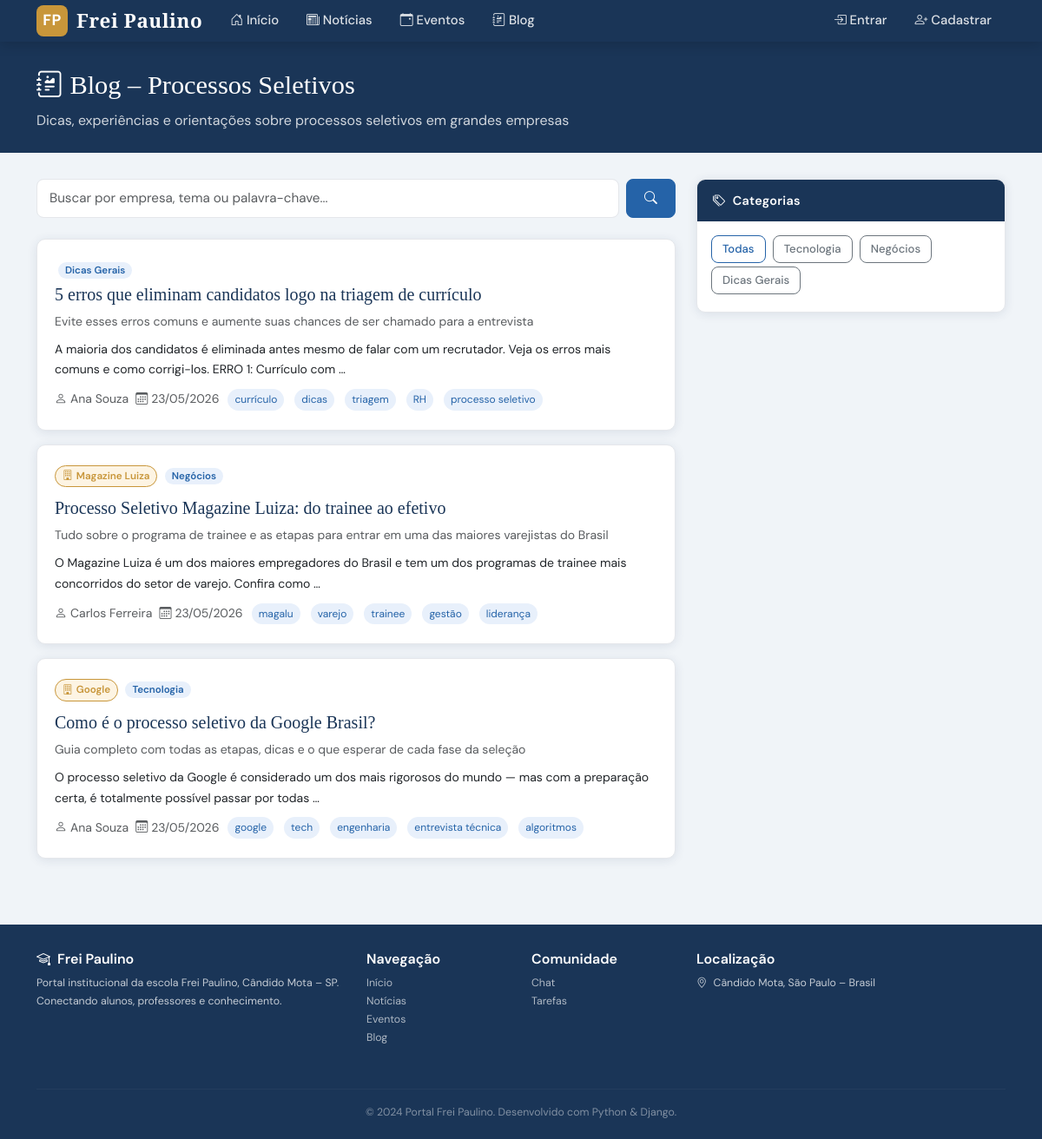
Screenshot of /blog/ with the database file from the repository.
### blog/models.py (models this page shows, shortened)
class Post(models.Model):
    STATUS = [('rascunho','Rascunho'),('publicado','Publicado')]
    titulo = models.CharField(max_length=200)
    subtitulo = models.CharField(max_length=300, blank=True)
    slug = models.SlugField(unique=True)
    autor = models.ForeignKey(Usuario, on_delete=models.CASCADE, related_name='posts')
    categoria = models.ForeignKey(Categoria, on_delete=models.SET_NULL, null=True, blank=True)
    tags = models.CharField(max_length=300, blank=True, help_text='Separadas por vírgula')
    conteudo = models.TextField()
    imagem_capa = models.ImageField(upload_to='blog/', blank=True, null=True)
    status = models.CharField(max_length=10, choices=STATUS, default='rascunho')
    data_publicacao = models.DateTimeField(default=timezone.now)
    data_criacao = models.DateTimeField(auto_now_add=True)
    empresa = models.CharField(max_length=100, blank=True, help_text='Nome da empresa (para posts de processo seletivo)')
    class Meta:
        ordering = ['-data_publicacao']
    def get_tags_list(self):
        return [t.strip() for t in self.tags.split(',') if t.strip()]

class Categoria(models.Model):
    nome = models.CharField(max_length=100)
    slug = models.SlugField(unique=True)
    descricao = models.TextField(blank=True)
    def __str__(self): return self.nome

### accounts/models.py (models this page shows, shortened)
class Usuario(AbstractUser):
    TIPO_CHOICES = [
        ('aluno', 'Aluno'),
        ('professor', 'Professor'),
        ('admin', 'Administrador'),
    ]
    tipo = models.CharField(max_length=10, choices=TIPO_CHOICES, default='aluno')
    bio = models.TextField(blank=True)
    foto = models.ImageField(upload_to='fotos/', blank=True, null=True)
    turma = models.CharField(max_length=50, blank=True)
    data_cadastro = models.DateTimeField(auto_now_add=True)

### blog/views.py (the view)
# urls.py: path('', views.lista_posts, name='lista_posts'),
def lista_posts(request):
    posts = Post.objects.filter(status='publicado')
    categoria_slug = request.GET.get('categoria')
    empresa = request.GET.get('empresa')
    if categoria_slug:
        posts = posts.filter(categoria__slug=categoria_slug)
    if empresa:
        posts = posts.filter(empresa__icontains=empresa)
    categorias = Categoria.objects.all()
    return render(request, 'blog/lista.html', {'posts': posts, 'categorias': categorias})

### templates/blog/lista.html (shortened to what this page needs)
{% extends 'base.html' %}
{% block content %}
<div class="page-header">
  <div class="container">
    <h1><i class="bi bi-journal-richtext me-2"></i>Blog – Processos Seletivos</h1>
    <p style="color:rgba(255,255,255,0.8);margin-bottom:0;">Dicas, experiências e orientações sobre processos seletivos em grandes empresas</p>
  </div>
</div>
<div class="container">
  <div class="row">
    <div class="col-lg-8">
      <form action="{% url 'busca_posts' %}" method="get" class="mb-4">
        <div class="d-flex gap-2">
          <input type="text" name="q" class="form-control" placeholder="Buscar por empresa, tema ou palavra-chave...">
          <button class="btn btn-primary" type="submit"><i class="bi bi-search"></i></button>
        </div>
      </form>
      {% for post in posts %}
      <div class="card mb-3">
        <div class="row g-0">
          {% if post.imagem_capa %}
          <div class="col-md-3">
            <img src="{{ post.imagem_capa.url }}" style="height:100%;min-height:140px;object-fit:cover;border-radius:10px 0 0 10px;width:100%;">
          </div>
          <div class="col-md-9">
          {% else %}
          <div class="col-12">
          {% endif %}
            <div class="card-body">
              {% if post.empresa %}<span class="empresa-tag"><i class="bi bi-building me-1"></i>{{ post.empresa }}</span>{% endif %}
              {% if post.categoria %}<span class="badge-cat ms-1">{{ post.categoria }}</span>{% endif %}
              <h5 class="mt-1"><a href="{% url 'detalhe_post' post.slug %}" style="color:var(--azul);">{{ post.titulo }}</a></h5>
              {% if post.subtitulo %}<p class="text-muted small mb-2">{{ post.subtitulo }}</p>{% endif %}
              <p class="small mb-2">{{ post.conteudo|truncatewords:25 }}</p>
              <div class="d-flex flex-wrap gap-2 align-items-center">
                <span class="small text-muted"><i class="bi bi-person me-1"></i>{{ post.autor.get_full_name|default:post.autor.username }}</span>
                <span class="small text-muted"><i class="bi bi-calendar3 me-1"></i>{{ post.data_publicacao|date:"d/m/Y" }}</span>
                {% for tag in post.get_tags_list %}<span class="tag-pill">{{ tag }}</span>{% endfor %}
              </div>
            </div>
          </div>
        </div>
      </div>
      {% empty %}
      <div class="card"><div class="card-body text-center text-muted py-5">
        <div style="font-size:3rem;">📝</div>
        <p>Nenhum post publicado ainda.</p>
        {% if user.is_authenticated and user.is_professor %}<a href="{% url 'criar_post' %}" class="btn btn-primary">Criar primeiro post</a>{% endif %}
      </div></div>
      {% endfor %}
    </div>
    <div class="col-lg-4">
      {% if categorias %}
      <div class="sidebar-widget">
        <div class="sidebar-widget-header"><i class="bi bi-tags me-2"></i>Categorias</div>
        <div class="sidebar-widget-body">
          <a href="{% url 'lista_posts' %}" class="btn btn-sm btn-outline-primary me-1 mb-1">Todas</a>
          {% for cat in categorias %}
          <a href="?categoria={{ cat.slug }}" class="btn btn-sm btn-outline-secondary me-1 mb-1">{{ cat.nome }}</a>
          {% endfor %}
        </div>
      </div>
      {% endif %}
    </div>
  </div>
</div>
{% endblock %}

### templates/base.html (shortened to what this page needs)
<!DOCTYPE html>
<html lang="pt-br">
<head>
  <link href="https://cdn.jsdelivr.net/npm/bootstrap@5.3.0/dist/css/bootstrap.min.css" rel="stylesheet">
  <link href="https://cdn.jsdelivr.net/npm/bootstrap-icons@1.11.0/font/bootstrap-icons.css" rel="stylesheet">
  {% load static %}
  <link href="{% static 'css/portal.css' %}" rel="stylesheet">
</head>
<body>
<nav class="navbar navbar-expand-lg">
  <div class="container">
    <a class="navbar-brand" href="{% url 'home' %}">
      <div class="logo-icon">FP</div>
      Frei Paulino
    </a>
    <div class="collapse navbar-collapse" id="navMenu">
      <ul class="navbar-nav me-auto">
        <li class="nav-item"><a class="nav-link" href="{% url 'home' %}"><i class="bi bi-house-door"></i> Início</a></li>
        <li class="nav-item"><a class="nav-link" href="{% url 'lista_noticias' %}"><i class="bi bi-newspaper"></i> Notícias</a></li>
        <li class="nav-item"><a class="nav-link" href="{% url 'lista_eventos' %}"><i class="bi bi-calendar-event"></i> Eventos</a></li>
        <li class="nav-item"><a class="nav-link" href="{% url 'lista_posts' %}"><i class="bi bi-journal-richtext"></i> Blog</a></li>
      </ul>
      <ul class="navbar-nav">
        {% if user.is_authenticated %}
          {% if user.is_professor %}
          <li class="nav-item dropdown">
            <a class="nav-link dropdown-toggle" href="#" data-bs-toggle="dropdown"><i class="bi bi-plus-circle"></i> Publicar</a>
            <ul class="dropdown-menu">
              <li><a class="dropdown-item" href="{% url 'criar_noticia' %}"><i class="bi bi-newspaper me-2"></i>Nova Notícia</a></li>
              <li><a class="dropdown-item" href="{% url 'criar_evento' %}"><i class="bi bi-calendar-plus me-2"></i>Novo Evento</a></li>
              <li><a class="dropdown-item" href="{% url 'criar_post' %}"><i class="bi bi-journal-plus me-2"></i>Novo Post</a></li>
              <li><a class="dropdown-item" href="{% url 'criar_tarefa' %}"><i class="bi bi-clipboard-plus me-2"></i>Nova Tarefa</a></li>
              <li><a class="dropdown-item" href="{% url 'criar_canal' %}"><i class="bi bi-chat-square-plus me-2"></i>Novo Canal</a></li>
            </ul>
          </li>
          {% endif %}
          <li class="nav-item dropdown">
            <a class="nav-link dropdown-toggle" href="#" data-bs-toggle="dropdown">
              <i class="bi bi-person-circle"></i> {{ user.get_full_name|default:user.username }}
            </a>
            <ul class="dropdown-menu dropdown-menu-end">
              <li><a class="dropdown-item" href="{% url 'perfil' %}"><i class="bi bi-person me-2"></i>Meu Perfil</a></li>
              <li><hr class="dropdown-divider"></li>
              <li><a class="dropdown-item" href="{% url 'logout' %}"><i class="bi bi-box-arrow-right me-2"></i>Sair</a></li>
            </ul>
          </li>
        {% else %}
          <li class="nav-item"><a class="nav-link" href="{% url 'login' %}"><i class="bi bi-box-arrow-in-right"></i> Entrar</a></li>
          <li class="nav-item"><a class="nav-link" href="{% url 'cadastro' %}"><i class="bi bi-person-plus"></i> Cadastrar</a></li>
        {% endif %}
      </ul>
    </div>
  </div>
</nav>
{% block content %}{% endblock %}
<footer>
  <div class="container">
    <div class="row">
      <div class="col-md-4 mb-3">
        <h6><i class="bi bi-mortarboard me-2"></i>Frei Paulino</h6>
        <p class="small">Portal institucional da escola Frei Paulino, Cândido Mota – SP. Conectando alunos, professores e conhecimento.</p>
      </div>
      <div class="col-md-2 mb-3">
        <h6>Navegação</h6>
        <ul class="list-unstyled small">
          <li><a href="{% url 'home' %}">Início</a></li>
          <li><a href="{% url 'lista_noticias' %}">Notícias</a></li>
          <li><a href="{% url 'lista_eventos' %}">Eventos</a></li>
          <li><a href="{% url 'lista_posts' %}">Blog</a></li>
        </ul>
      </div>
      <div class="col-md-2 mb-3">
        <h6>Comunidade</h6>
        <ul class="list-unstyled small">
          <li><a href="{% url 'lista_canais' %}">Chat</a></li>
          <li><a href="{% url 'lista_tarefas' %}">Tarefas</a></li>
        </ul>
      </div>
      <div class="col-md-4 mb-3">
        <h6>Localização</h6>
        <p class="small"><i class="bi bi-geo-alt me-1"></i> Cândido Mota, São Paulo – Brasil</p>
      </div>
    </div>
    <hr style="border-color: rgba(255,255,255,0.15)">
    <p class="text-center small mb-0" style="opacity:.6">© 2024 Portal Frei Paulino. Desenvolvido com Python & Django.</p>
  </div>
</footer>
</body>
</html>

### static/css/portal.css (style rules this page uses)
:root { --azul: #1a3557; --azul-medio: #2563a8; --azul-claro: #e8f0fb; --dourado: #c8963a; --dourado-claro: #fdf4e3; --cinza-escuro: #2d2d2d; --cinza: #6b7280; --cinza-claro: #f3f4f6; --branco: #ffffff; --verde: #16a34a; --vermelho: #dc2626; --borda: #e5e7eb; --sombra: 0 2px 12px rgba(26,53,87,0.10); --sombra-hover: 0 6px 24px rgba(26,53,87,0.16); --radius: 10px; }
*, *::before, *::after { box-sizing: border-box; margin: 0; padding: 0; }
body { font-family: 'DM Sans', sans-serif; background: #f0f4f8; color: var(--cinza-escuro); line-height: 1.7; min-height: 100vh; }
h1, h2, h3, h4, h5 { font-family: 'Playfair Display', serif; color: var(--azul); }
a { color: var(--azul-medio); text-decoration: none; }
.navbar { background: var(--azul); padding: 0; box-shadow: 0 2px 16px rgba(0,0,0,0.18); position: sticky; top: 0; z-index: 1000; }
.navbar-brand { font-family: 'Playfair Display', serif; font-size: 1.4rem; font-weight: 700; color: var(--branco) !important; letter-spacing: 0.5px; display: flex; align-items: center; gap: 10px; }
.navbar-brand .logo-icon { width: 36px; height: 36px; background: var(--dourado); border-radius: 8px; display: flex; align-items: center; justify-content: center; font-size: 1.1rem; font-weight: 700; color: white; font-family: 'DM Sans', sans-serif; }
.navbar .nav-link { color: rgba(255,255,255,0.85) !important; font-weight: 500; font-size: 0.93rem; padding: 0.7rem 1rem !important; border-radius: 6px; transition: all 0.2s; }
.card { background: var(--branco); border: 1px solid var(--borda); border-radius: var(--radius); box-shadow: var(--sombra); overflow: hidden; transition: box-shadow 0.2s, transform 0.2s; }
.card-body { padding: 20px; }
.badge-cat { font-size: 0.72rem; background: var(--azul-claro); color: var(--azul-medio); padding: 2px 8px; border-radius: 20px; font-weight: 600; }
.empresa-tag { display: inline-block; background: var(--dourado-claro); color: var(--dourado); border: 1px solid var(--dourado); font-size: 0.73rem; padding: 2px 8px; border-radius: 20px; font-weight: 600; margin-bottom: 8px; }
.form-control, .form-select { border: 1.5px solid var(--borda); border-radius: 8px; padding: 10px 14px; font-size: 0.95rem; transition: border-color 0.2s, box-shadow 0.2s; }
.btn { border-radius: 8px; font-weight: 500; padding: 9px 20px; font-size: 0.93rem; transition: all 0.2s; }
.btn-primary { background: var(--azul-medio); border-color: var(--azul-medio); }
.btn-sm { padding: 5px 12px; font-size: 0.82rem; }
.btn-outline-primary { border-color: var(--azul-medio); color: var(--azul-medio); }
.sidebar-widget { background: white; border: 1px solid var(--borda); border-radius: var(--radius); overflow: hidden; margin-bottom: 20px; box-shadow: var(--sombra); }
.sidebar-widget-header { background: var(--azul); color: white; padding: 12px 18px; font-weight: 600; font-size: 0.9rem; letter-spacing: 0.3px; }
.sidebar-widget-body { padding: 16px; }
.page-header { background: var(--azul); color: white; padding: 32px 0 24px; margin-bottom: 30px; }
.page-header h1 { color: white; font-size: 1.9rem; }
.tag-pill { display: inline-block; background: var(--azul-claro); color: var(--azul-medio); font-size: 0.75rem; padding: 2px 8px; border-radius: 20px; margin: 2px; }
footer { background: var(--azul); color: rgba(255,255,255,0.75); padding: 30px 0 20px; margin-top: 60px; font-size: 0.88rem; }
footer h6 { color: white; font-family: 'DM Sans', sans-serif; font-weight: 600; }
footer a { color: rgba(255,255,255,0.65); }

### rows the page displays
Post: categoria "Dicas Gerais", titulo "5 erros que eliminam candidatos logo na triagem de currículo", subtitulo "Evite esses erros comuns e aumente suas chances de ser chamado para a entrevista", conteudo "A maioria dos candidatos é eliminada antes mesmo de falar com um recrutador. Veja os erros mais comuns e como corrigi-los. ERRO 1: Currículo com …", autor.get_full_name "Ana Souza", data_publicacao "23/05/2026", get_tags_list "currículo" "dicas" "triagem" "RH" "processo seletivo"
Post: empresa "Magazine Luiza", categoria "Negócios", titulo "Processo Seletivo Magazine Luiza: do trainee ao efetivo", subtitulo "Tudo sobre o programa de trainee e as etapas para entrar em uma das maiores varejistas do Brasil", conteudo "O Magazine Luiza é um dos maiores empregadores do Brasil e tem um dos programas de trainee mais concorridos do setor de varejo. Confira como …", autor.get_full_name "Carlos Ferreira", data_publicacao "23/05/2026", get_tags_list "magalu" "varejo" "trainee" "gestão" "liderança"
Post: empresa "Google", categoria "Tecnologia", titulo "Como é o processo seletivo da Google Brasil?", subtitulo "Guia completo com todas as etapas, dicas e o que esperar de cada fase da seleção", conteudo "O processo seletivo da Google é considerado um dos mais rigorosos do mundo — mas com a preparação certa, é totalmente possível passar por todas …", autor.get_full_name "Ana Souza", data_publicacao "23/05/2026", get_tags_list "google" "tech" "engenharia" "entrevista técnica" "algoritmos"
Categoria: nome "Tecnologia"
Categoria: nome "Negócios"
Categoria: nome "Dicas Gerais"
